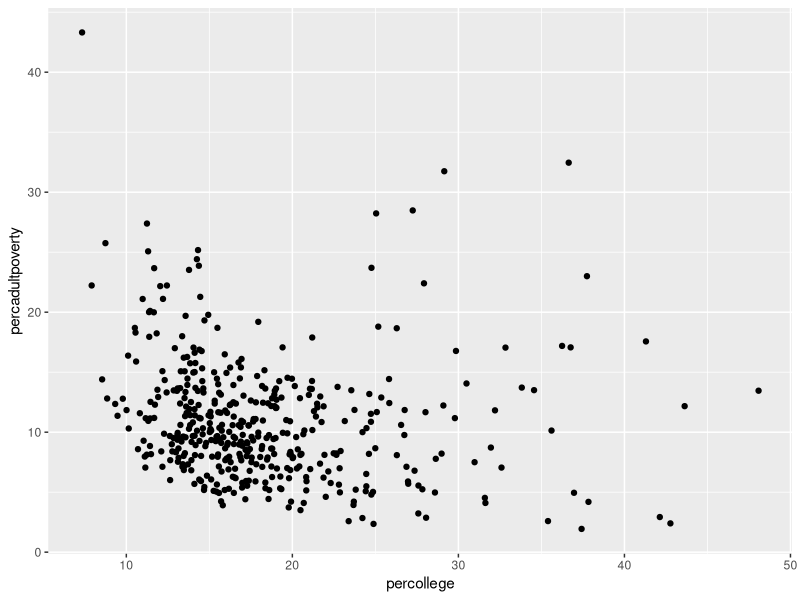
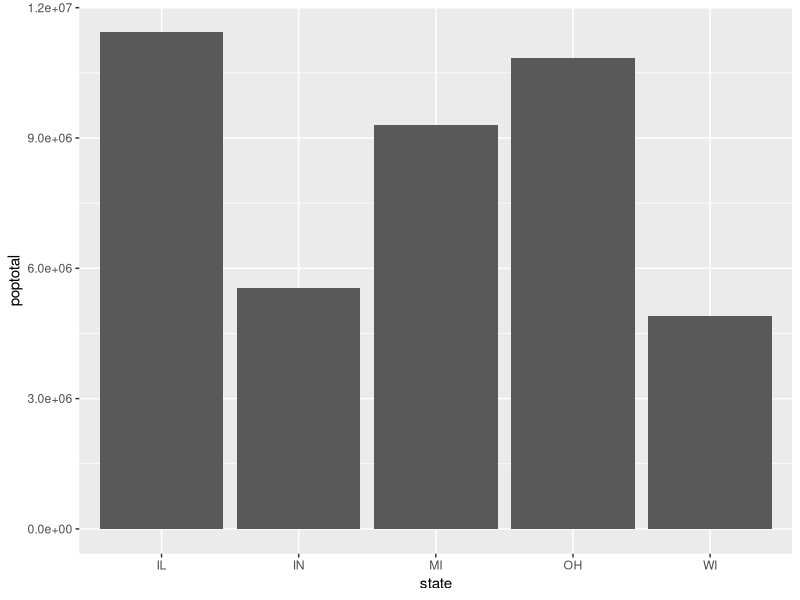
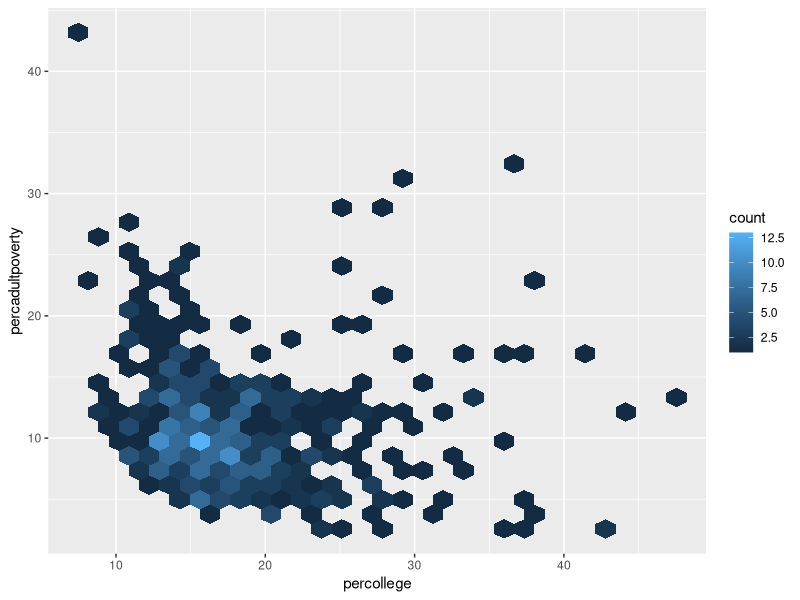
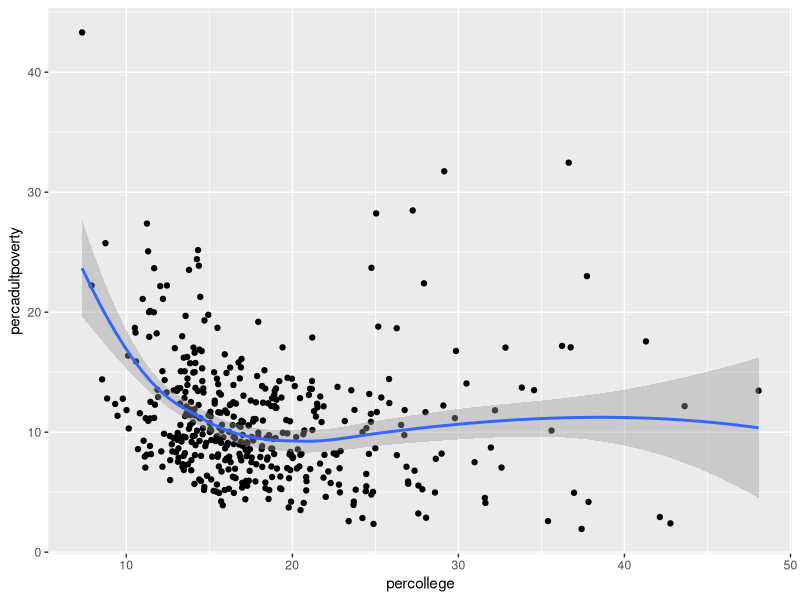
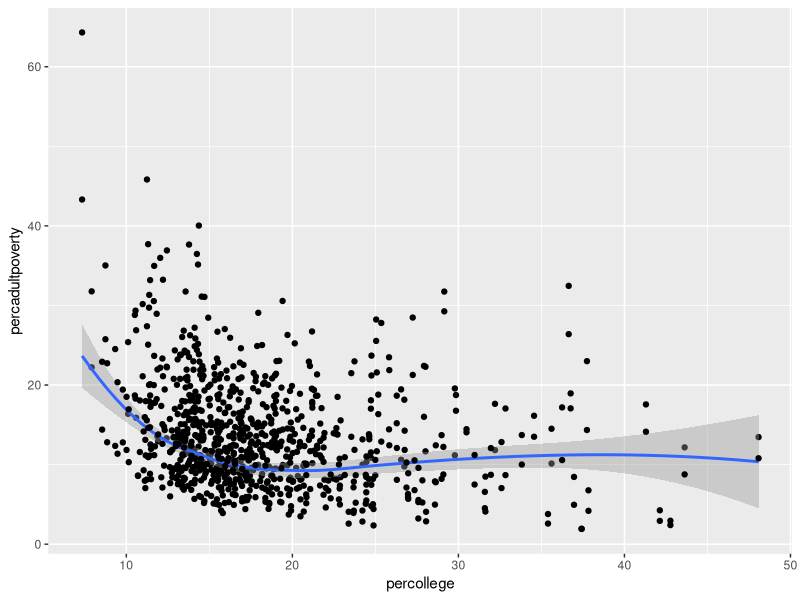
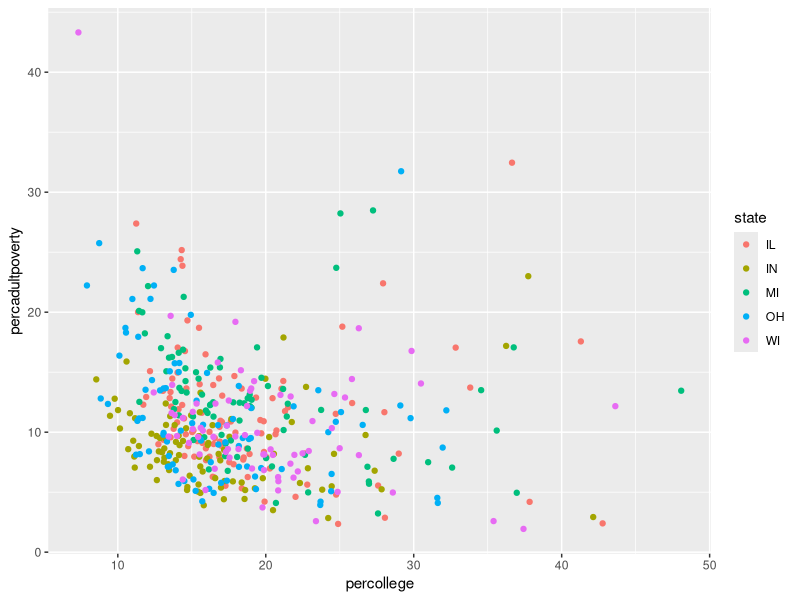
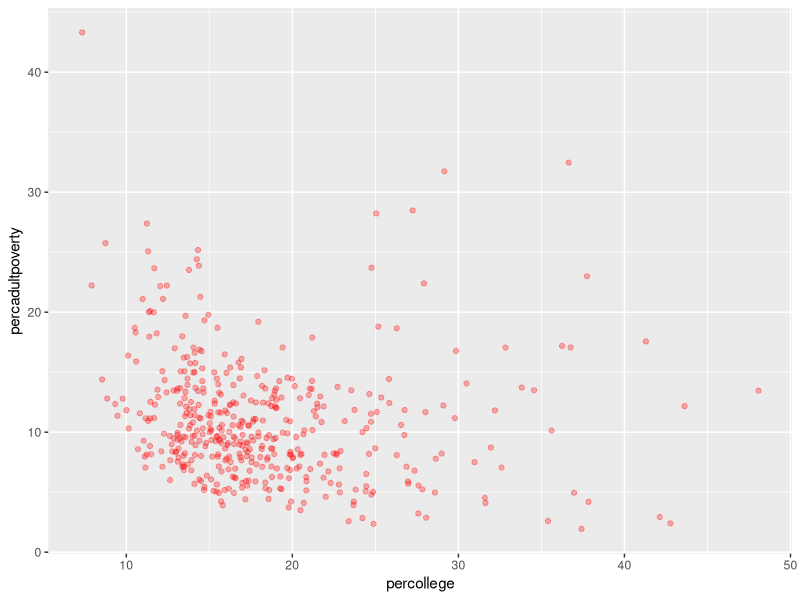
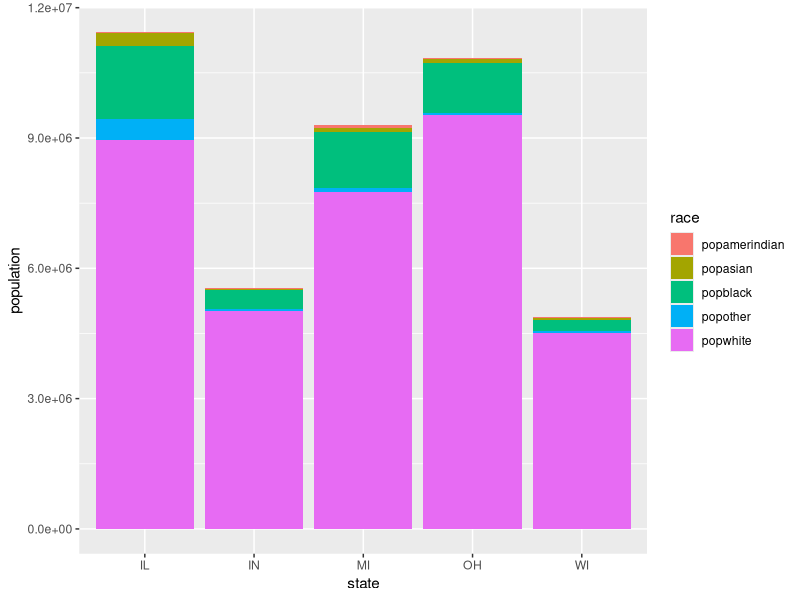

The R script that drew these images, in order:
# Creating Visualizations with ggplot2
# Based on example code in Programming Skills for Data Science by Freeman & Ross
# Modified by RG Willhoft, 2019

# 16.2 - Basic Plotting with ggplot2

library("ggplot2")
library("hexbin")

ggplot( data = midwest ) +
  geom_point( mapping = aes( x = percollege, y = percadultpoverty ) )

ggplot( data = midwest ) +
  geom_col( mapping = aes( x = state, y = poptotal ) )

ggplot( data = midwest ) +
  geom_hex( mapping = aes( x = percollege, y = percadultpoverty ) )

ggplot( data = midwest ) +
  geom_point( mapping = aes( x = percollege, y = percadultpoverty ) ) +
  geom_smooth( mapping = aes( x = percollege, y = percadultpoverty ) )

ggplot( data = midwest, mapping = aes( x = percollege, y = percadultpoverty ) ) +
  geom_point() +
  geom_smooth() +
  geom_point( mapping = aes( y = percchildbelowpovert ) )

ggplot( data = midwest ) +
  geom_point( mapping = aes( x = percollege, y = percadultpoverty, color = state ) )

ggplot( data = midwest ) +
  geom_point( 
    mapping = aes( x = percollege, y = percadultpoverty ),
    color = "red",
    alpha = 0.3 
  )

# 16.3 - Complete Layouts and Customization

library("dplyr")
library("tidyr")

# 16.3.1 - Position Adjustments

state_race_long <- midwest %>%
  select( state, popwhite, popblack, popamerindian, popasian, popother ) %>%
  gather( key = race, value = population, -state )

ggplot( state_race_long ) + 
  geom_col( mapping = aes( x = state, y = population, fill = race ) )

ggplot( state_race_long ) + 
  geom_col( 
    mapping = aes( x = state, y = population, fill = race ),
    position = "fill" 
  )

ggplot( state_race_long ) + 
  geom_col( 
    mapping = aes( x = state, y = population, fill = race ),
    position = "dodge" 
  )

# 16.3.2 - Styling with Scales

ggplot( data = midwest ) +
  geom_point( mapping = aes( x = percollege, y = percadultpoverty, color = state ) )

ggplot( data = midwest ) +
  geom_point( mapping = aes( x = percollege, y = percadultpoverty, color = state ) ) +
  scale_x_continuous() +
  scale_y_continuous() +
  scale_color_discrete()

labeled <- midwest %>%
  mutate( location = if_else( inmetro == 0, "Rural", "Urban" ) )

wisconsin_data = labeled %>% filter( state == "WI" )
michigan_data = labeled %>% filter( state == "MI" )

x_scale <- scale_x_continuous( limits = range( labeled$percollege ) )
y_scale <- scale_y_continuous( limits = range( labeled$percadultpoverty ) )

color_scale <- scale_color_discrete( limits = unique( labeled$location ) )

ggplot( data = wisconsin_data ) +
  geom_point(
    mapping = aes( x = percollege, y = percadultpoverty, color = location )
  ) +
  x_scale +
  y_scale +
  color_scale

ggplot( data = michigan_data ) +
  geom_point(
    mapping = aes( x = percollege, y = percadultpoverty, color = location )
  ) +
  x_scale +
  y_scale +
  color_scale

ggplot( data = midwest ) +
  geom_point( mapping = aes( x = percollege, y = percadultpoverty, color = state ) ) +
  scale_color_brewer( palette = "Set3")

# 16.3.3 - Coordinate Systems

top_10 <- midwest %>%
  top_n( 10, wt = poptotal ) %>%
  unite( county_state, county, state, sep = ", " ) %>%
  arrange( poptotal ) %>%
  mutate( location = factor( county_state, county_state ) )

ggplot( top_10 ) +
  geom_col( mapping = aes( x = location, y = poptotal ) ) +
  coord_flip()

# 16.3.4 - Facets (Subplots)

labeled <- midwest %>%
  mutate( location = if_else( inmetro == 0, "Rural", "Urban" ) )

ggplot( data = labeled ) +
  geom_point(
    mapping = aes( x = percollege, y = percadultpoverty, color = location ),
    alpha = 0.6
  ) +
  facet_wrap( ~state )

# 16.3.5 - Labels and Annotations

ggplot( data = labeled ) +
  geom_point(
    mapping = aes( x = percollege, y = percadultpoverty, color = location ),
    alpha = 0.6
  ) +
  labs(
    title = "Percent College Educated versus Poverty Rates",
    x = "Percentage of College Educated Adults",
    y = "Percentage of Adults Living in Poeverty",
    color = "Urbanity"
  )

library( ggrepel )

most_poverty <- midwest %>%
  group_by( state ) %>%
  top_n( 1, wt = percadultpoverty ) %>%
  unite( county_state, county, state, sep = ". " )

subtitle <- "(the county with the highest level of poverty in each state is labeled)"

ggplot( data = labeled,
        mapping = aes( x = percollege, y = percadultpoverty ) ) +
  geom_point( mapping = aes( color = location), alpha = 0.6 ) +
  geom_label_repel(
    data = most_poverty,
    mapping = aes( label = county_state ),
    alpha = 0.6
  ) +
  
  scale_x_continuous( limits = c(0,55) ) +
  
  labs(
    title = "Percent College Educated versus Poverty Rates",
    subtitle = subtitle,
    x = "Percentage of College Educated Adults",
    y = "Percentage of Adults Living in Poeverty",
    color = "Urbanity"
  )

# 16.4 - Building Maps

# 16.4.1 - Choropleth Maps

library("maps")
library("mapproj")

state_shape <- map_data( 'state' )

ggplot( state_shape ) +
  geom_polygon(
    mapping = aes( x = long, y = lat, group = group ),
    color = "white",
    size = 0.1 # this is the stoke line between states
  ) +
  coord_map()

# the book has this later, but needs to be before we create the graph

blank_theme <- theme_bw() +
  theme(
    axis.line = element_blank(),
    axis.text = element_blank(),
    axis.ticks = element_blank(),
    axis.title = element_blank(),
    plot.background = element_blank(),
    panel.grid.major = element_blank(),
    panel.grid.minor = element_blank(),
    panel.border = element_blank(),
  )

evictions <- read.csv( "data/states.csv", stringsAsFactors = FALSE ) %>%
  filter( year == 2016 ) %>%
  mutate( state = tolower(state) ) 

state_shape <- map_data( "state" ) %>%
  rename( state = region ) %>%
  left_join( evictions, by="state" )

ggplot( state_shape ) +
  geom_polygon(
    mapping = aes( x = long, y = lat, group = group, fill = eviction.rate ),
    color = "white",
    size = 0.1 # this is the stoke line between states
  ) +
  coord_map() +
  scale_fill_continuous( low = "#132B43", high = "Red" ) +
  labs( fill = "Eviction Rate" ) +
  blank_theme

# 16.4.2 - Dot Distribution Maps

cities <- data.frame(
  city = c("Seattle","Denver","Rochester"),
  lat = c(47.6062, 39.7392, 43.1566),
  long = c(-122.3321, -104.9903, -77.6088)
)

ggplot( state_shape ) +
  geom_polygon(
    mapping = aes( x = long, y = lat, group = group ),
    color = "white",
    size = 0.1 # this is the stoke line between states
  ) +
  geom_point(
    data = cities,
    mapping = aes( x=long, y = lat ),
    color = "red"
  ) +
  coord_map()

# 16.5 - Mapping Evictions in San Francisco
